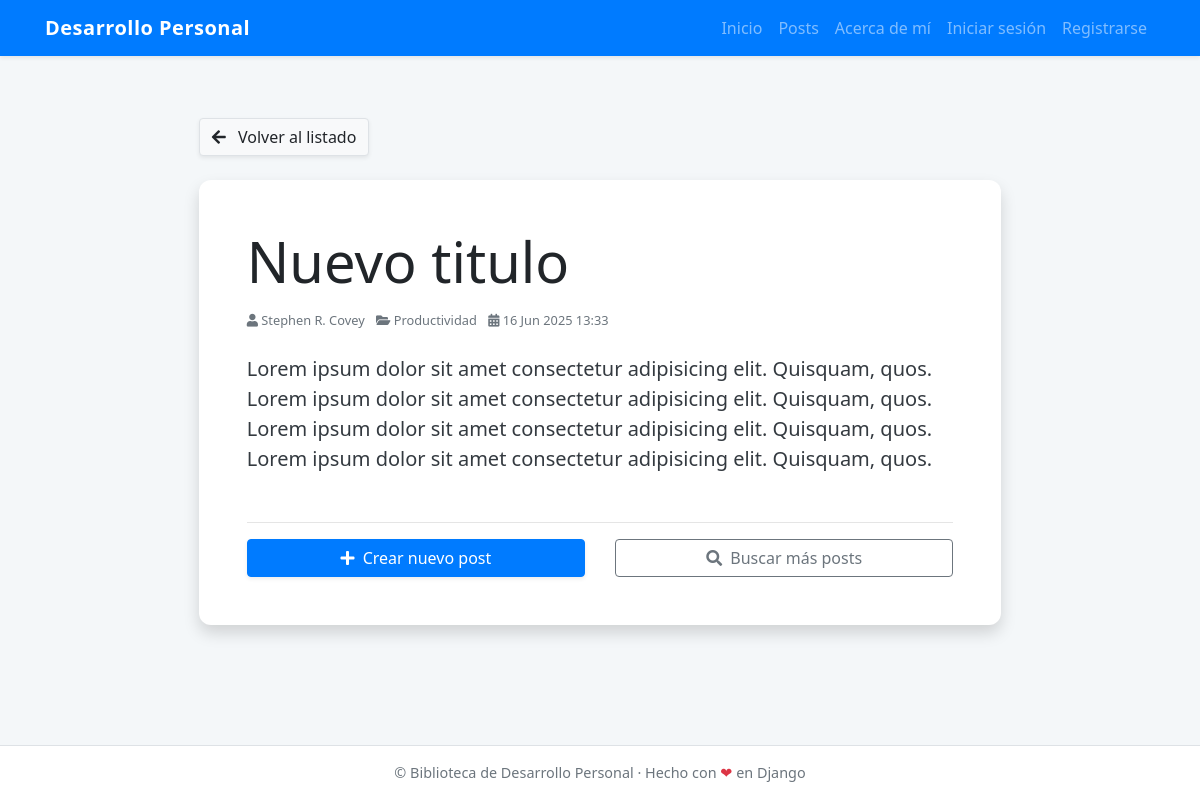
Before: /post/1/ with the older database file.
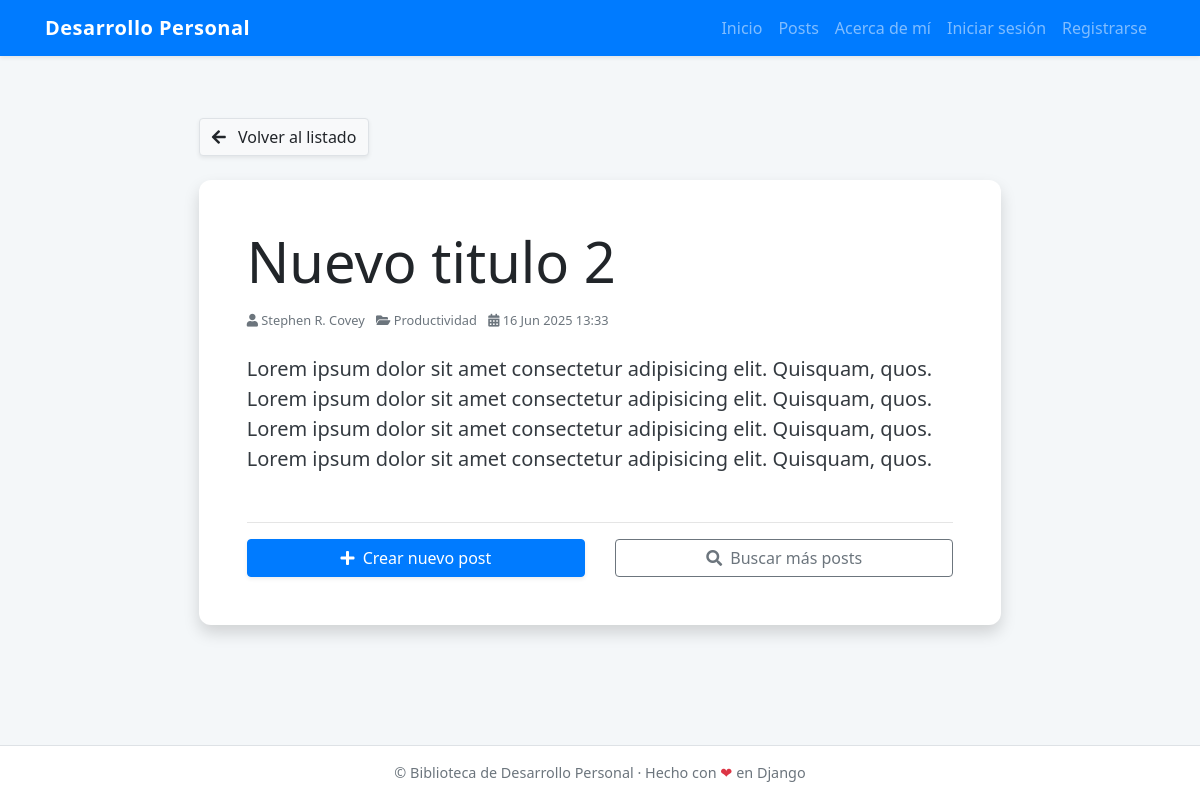
After: the same page with the newer database file.
### core/models.py (models this page shows, shortened)
class Post(models.Model):
    title = models.CharField(max_length=100)
    content = models.TextField()
    author = models.ForeignKey(Author, on_delete=models.CASCADE)
    category = models.ForeignKey(Category, on_delete=models.CASCADE)
    created_at = models.DateTimeField(auto_now_add=True)

class Author(models.Model):
    name = models.CharField(max_length=100)
    def __str__(self):
        return self.name

class Category(models.Model):
    name = models.CharField(max_length=50)
    def __str__(self):
        return self.name

### core/views.py (the view)
# urls.py: path('post/<int:pk>/', post_detail, name='post_detail'),
def post_detail(request, pk):
    post = get_object_or_404(Post, id=pk)
    return render(request, 'core/post/post_detail.html', {'post': post})

### core/templates/core/post/post_detail.html (shortened to what this page needs)
{% extends 'core/base.html' %} {% block title %}{{ post.title }}{% endblock %} {% block content %}
<div class="container my-5">
  <div class="row justify-content-center">
    <div class="col-lg-9">
      <div class="mb-4">
        <a href="{% url 'post_list' %}" class="btn btn-light border shadow-sm"> <i class="fas fa-arrow-left mr-2"></i> Volver al listado </a>
      </div>
      <article class="card shadow border-0">
        <div class="card-body p-5">
          <h1 class="card-title display-4 mb-3">{{ post.title }}</h1>
          <ul class="list-inline text-muted small mb-4">
            {% if post.author %}
            <li class="list-inline-item"> <i class="fas fa-user"></i> {{ post.author }} </li>
            {% endif %} {% if post.category %}
            <li class="list-inline-item"> <i class="fas fa-folder-open"></i> {{ post.category }} </li>
            {% endif %}
            <li class="list-inline-item"> <i class="fas fa-calendar-alt"></i> {{ post.created_at|date:"d M Y H:i" }} </li>
          </ul>
          <div class="card-text text-dark lead"> {{ post.content|linebreaks }} </div>
          <hr class="mt-5" />
          <div class="row align-items-center">
            <div class="col-md-6 mb-2 mb-md-0">
              <a href="{% url 'post_create' %}" class="btn btn-primary btn-block shadow-sm"> <i class="fas fa-plus mr-1"></i> Crear nuevo post </a>
            </div>
            <div class="col-md-6">
              <a href="{% url 'search' %}" class="btn btn-outline-secondary btn-block"> <i class="fas fa-search mr-1"></i> Buscar más posts </a>
            </div>
          </div>
          </div>
        </div>
    </div>
  </div>
{% endblock %}

Changed rows visible on the page:
changed Post "Stephen R. Covey": title "Nuevo titulo" → "Nuevo titulo 2"
